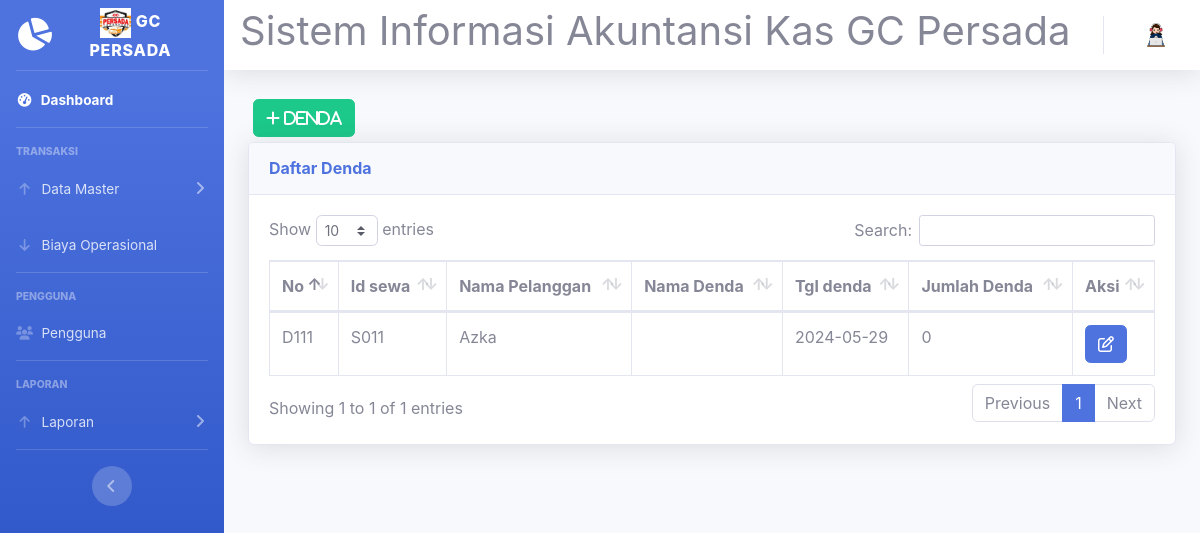
The page /denda.php on the database its author committed.
### tables this page shows
CREATE TABLE `denda` (
  `no_denda` varchar(4) NOT NULL,
  `nama_denda` varchar(20) NOT NULL,
  `tgl_denda` date NOT NULL,
  `jumlah` int(11) NOT NULL,
  `id_sewa` varchar(4) NOT NULL
);

CREATE TABLE `pelanggan` (
  `no_pelanggan` varchar(4) NOT NULL,
  `nama` varchar(15) NOT NULL,
  `alamat` varchar(20) NOT NULL,
  `no_hp` int(13) NOT NULL
);

### denda.php (the view, shortened to what this page needs)
<?php
require 'koneksi.php';
?>
<!DOCTYPE html>
<html lang="en">
<head>
  <link href="vendor/fontawesome-free/css/all.min.css" rel="stylesheet" type="text/css">
  <link href="css/sb-admin-2.min.css" rel="stylesheet">
  <link href="vendor/datatables/dataTables.bootstrap4.min.css" rel="stylesheet">
</head>
<body id="page-top">
<?php
require 'sidebar.php';
?>
<div id="content">
  <?php require 'navbar.php'; ?>
  <div class="container-fluid">
    <button type="button" class="btn btn-success" style="margin:5px; visibility:<?=$lihat?>" data-toggle="modal" data-target="#myModalTambah"><i class="fa fa-plus"> Denda</i></button><br>
    <div class="card shadow mb-4">
      <div class="card-header py-3">
        <h6 class="m-0 font-weight-bold text-primary">Daftar Denda</h6>
      </div>
      <div class="card-body">
        <div class="table-responsive">
          <table class="table table-bordered" id="dataTable" width="100%" cellspacing="0">
            <thead>
              <tr>
                <th>No </th>
                <th>Id sewa</th>
                <th>Nama Pelanggan </th>
                <th>Nama Denda </th>
                <th>Tgl denda</th>
                <th>Jumlah Denda</th>
                <th>Aksi</th>
              </tr>
            </thead>
            <tbody>
              <?php
              $query = mysqli_query($koneksi, "SELECT denda.*, pelanggan.nama AS nama_pelanggan FROM denda
                JOIN sewa_kendaraan ON denda.id_sewa = sewa_kendaraan.id_sewa
                JOIN pelanggan ON sewa_kendaraan.no_pelanggan = pelanggan.no_pelanggan");
              while ($data = mysqli_fetch_assoc($query)) {
                $id_sewa = $data['id_sewa'];
                $harga_query = mysqli_query($koneksi, "SELECT mobil.harga FROM mobil INNER JOIN sewa_kendaraan ON mobil.id_mobil = sewa_kendaraan.id_mobil WHERE sewa_kendaraan.id_sewa = '$id_sewa'");
                $harga_mobil = mysqli_fetch_assoc($harga_query)['harga'];
                $jumlah_denda = $harga_mobil * 0.1;
              ?>
                <tr>
                  <td><?=$data['no_denda']?></td>
                  <td><?=$data['id_sewa']?></td>
                  <td><?=$data['nama_pelanggan']?></td>
                  <td><?=$data['nama_denda']?></td>
                  <td><?=$data['tgl_denda']?></td>
                  <td><?=$jumlah_denda?></td>
                  <td>
                    <a href="#" type="button" class="fa fa-edit btn btn-primary btn-md" data-toggle="modal" data-target="#myModal<?=$data['no_denda']?>"></a>
                  </td>
                </tr>
              <?php
              }
              ?>
            </tbody>
          </table>
        </div>
      </div>
    </div>
  </div>
</div>
</body>
</html>

### rows shown on the page
denda: no_denda "D111", id_sewa "S011", pelanggan.nama "Azka", tgl_denda "2024-05-29", jumlah_denda "0"
